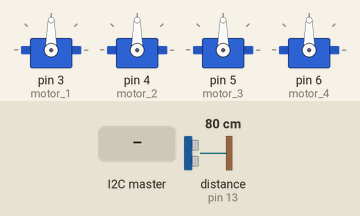
The sketch below on a simulated Arduino Nano, built with avr-gcc and run on an emulated ATmega328P. Parts: 4 × servo. Wiring (inferred from the names in the program): ultrasonic range finder: trigger pin 12; echo pin 13. The test bench sets the inputs (shaded band); at power-on: distance to the obstacle (sensor on pin 13) 80 cm. The echo pulse lasts 58.3 µs per cm.

Above: at 1.2 s.
1.3 s: the I2C master sends the byte 1
At 1.6 s:
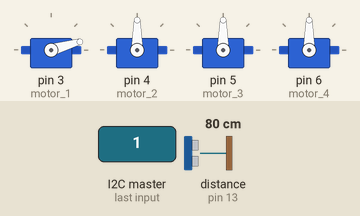
2.8 s: the I2C master sends the byte 0
At 3.9 s:
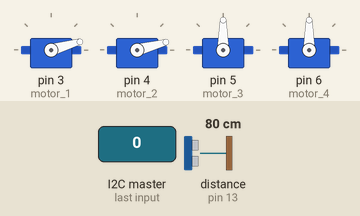
4.3 s: the I2C master sends the byte 2
At 5.0 s:
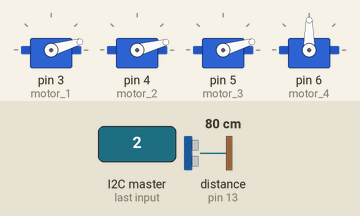
5.8 s: the I2C master sends the byte 90
At 6.2 s:
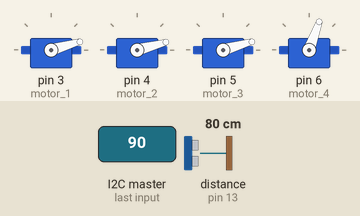
7.3 s: the I2C master sends the byte 200
At 8.5 s:
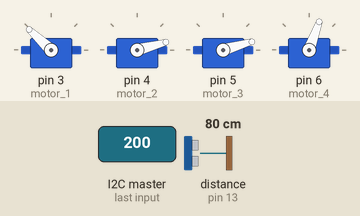
8.8 s: the I2C master sends the byte 90
At 9.7 s:
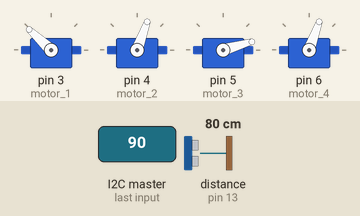
Timing chart, 0 to 11.3 s (numbered marks = the images above; inputs shaded):
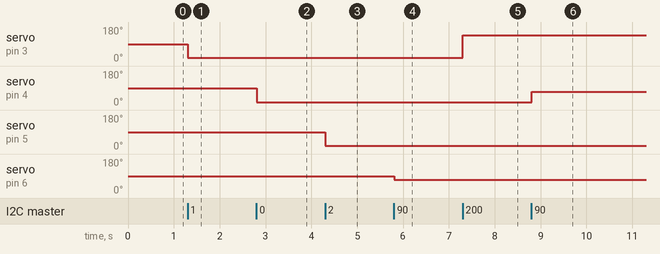

Measured:
- after the input at 1.3 s, servo on pin 3 (motor_1): 90° → 16° at once
- after the input at 2.8 s, servo on pin 4 (motor_2): 90° → 15° at once
- after the input at 4.3 s, servo on pin 5 (motor_3): 90° → 16° at once
- after the input at 5.8 s, servo on pin 6 (motor_4): 90° → 70° at once
- after the input at 7.3 s, servo on pin 3 (motor_1): 16° → 137° at once
- after the input at 8.8 s, servo on pin 4 (motor_2): 15° → 70° at once

The sketch:

arduino_code.ino
```cpp
#include <Wire.h>
#include <Servo.h>
const int current_1=A0;
const int current_2=A1;
const int current_3=A2;
const int current_4=A3;
const int battery_v0=A4;
const int battery_va=A5;
const int battery_vb=A7;
const int trigPin = 12;
const int echoPin = 13;
float data[4];
float motor[4];
int z=0;
int d=0;
long duration;
float distance;
byte current1;
byte current2;
byte current3;
byte current4;
byte current[4];
Servo motor_1;
Servo motor_2;
Servo motor_3;
Servo motor_4;
//resistance for battery circuit

float r1 = 1000;
float r2 = 1000;
float r3 = 2000;
float r4 = 1000;
void setup() {
  MCUSR |= _BV(PUD);
  Wire.begin(0x40);
// / Serial.begin(9600);// join i2c bus with address #40
  Wire.onReceive(receiveEvent);
  Wire.onRequest(sendData);               // register event
  pinMode(trigPin, OUTPUT);
//  Serial.begin(9600);
  motor_1.attach(3);
  motor_2.attach(4);
  motor_3.attach(5);
  motor_4.attach(6);
  getdata();
}

void loop() {
  delay(100);
}

// function that executes whenever data is received from master
// this function is registered as an event, see setup()
void receiveEvent(int howMany) {

  while (0 < Wire.available()) { // loop through all but the last
      if(z==0){
        double x = map(Wire.read(),0,255,700,2300);
//        Serial.print(x);
//        Serial.print("  ");
        motor_1.writeMicroseconds(x);
        z++;
      }
      else if(z==1){
        double x = map(Wire.read(),0,255,700,2300);
///        Serial.print(x);
//   /     Serial.print("  ");
        motor_2.writeMicroseconds(x);
        z++;
      }
       else if(z==2){
        double x = map(Wire.read(),0,255,700,2300);
//      /  Serial.print(x);
//   /     Serial.print("  ");
        motor_3.writeMicroseconds(x);
        z++;
      }
      else if(z==3){
        double x = map(Wire.read(),0,255,700,2300);
//      /  Serial.print(x);
//        /Serial.println("  ");
        motor_4.writeMicroseconds(x);
        z=0;
      }
  }

}
float getdistance(){
digitalWrite(trigPin, LOW);
delayMicroseconds(2);
// Sets the trigPin on HIGH state for 10 micro seconds
digitalWrite(trigPin, HIGH);
delayMicroseconds(10);
digitalWrite(trigPin, LOW);
// Reads the echoPin, returns the sound wave travel time in microseconds
duration = pulseIn(echoPin, HIGH);
// Calculating the distance
return duration*0.034/2;

  }
void getdata(){
   current[0]= (byte) map(analogRead(current_1),0,1023,0,255);
   current[1]= (byte) map(analogRead(current_2),0,1023,0,255);
   current[2]= (byte) map(analogRead(current_3),0,1023,0,255);
   current[3]= (byte) map(analogRead(current_4),0,1023,0,255);
   data[0]=(float)analogRead(battery_v0);
   data[1]=(float)analogRead(battery_va);
   data[2]=(float)analogRead(battery_vb);
   data[3] =getdistance();
  }
void sendData(){
//     Serial.print(current[0]);
//   Serial.print("   ");
//   Serial.print(current[1]);
//   Serial.print("   ");
//   Serial.print(current[2]);
//   Serial.print("   ");
//   Serial.println(current[3]);
   if(d==0){
      Wire.write((byte*)&current,4*sizeof(byte));
      d++;
      }
      else if(d==1){
    Wire.write((byte*) &data,4*sizeof(float));
    getdata();
    d=0;
    }
  }
```
